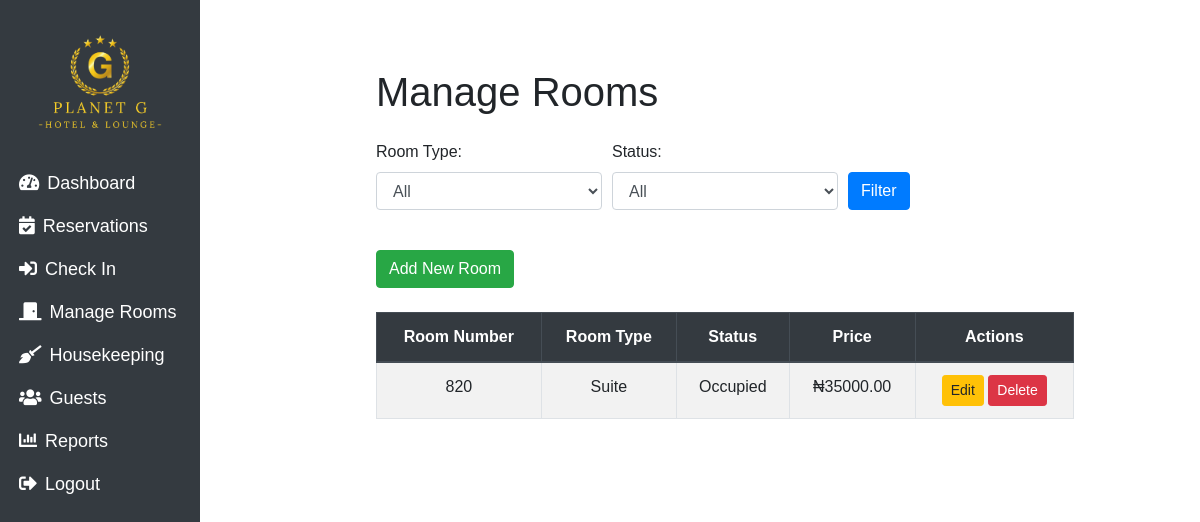
The app's page /rooms (signed in), older data.
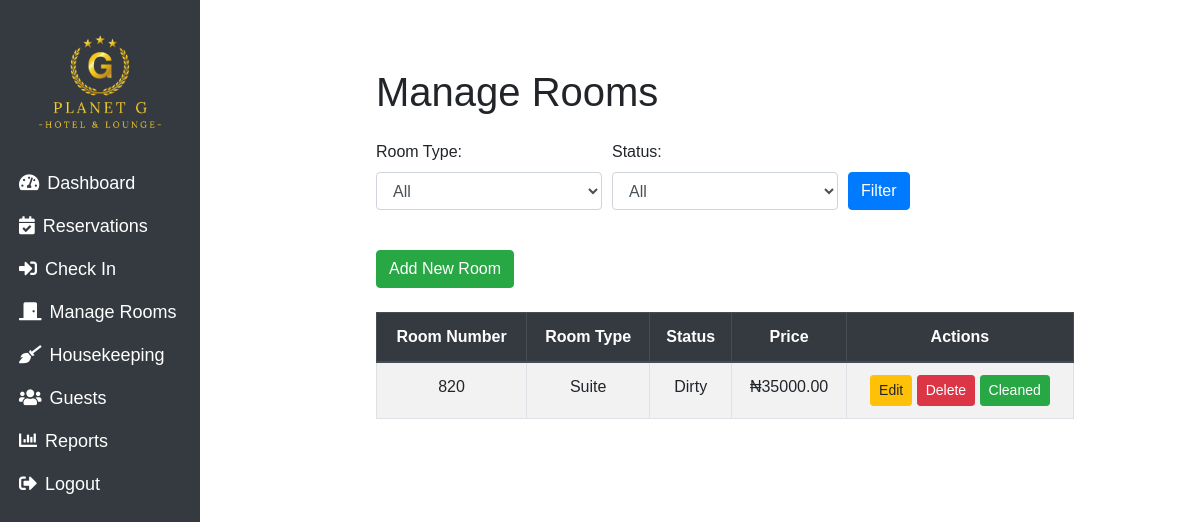
The same page, newer data.
### main.py (models this page shows, shortened)
class Room(db.Model):
    id = db.Column(db.Integer, primary_key=True)
    room_number = db.Column(db.String(50), unique=True, nullable=False)
    room_type = db.Column(db.String(50), nullable=False)
    status = db.Column(db.String(50), nullable=False)
    price = db.Column(db.Numeric(10, 2), nullable=False)  # Numeric type for price
    bookings = db.relationship('Booking', backref='room', lazy=True)
    reservations = db.relationship('Reservation', backref='room', lazy=True)

### main.py (the view)
@app.route('/rooms', methods=['GET', 'POST'])
@login_required
def manage_rooms():
    room_type = request.args.get('room_type', '')
    status = request.args.get('status', '')
    query = Room.query
    if room_type:
        query = query.filter_by(room_type=room_type)
    if status:
        query = query.filter_by(status=status)
    rooms = query.all()
    return render_template('manage_rooms.html', rooms=rooms, room_type=room_type, status=status)

### main.py (called while the page is built)
@login_manager.user_loader
def load_user(user_id):
    return User.query.get(int(user_id))

### templates/manage_rooms.html (shortened to what the changed rows need)
<!DOCTYPE html>
<html lang="en">
<head>
    <link rel="stylesheet" href="https://stackpath.bootstrapcdn.com/bootstrap/4.5.2/css/bootstrap.min.css">
    <link rel="stylesheet" href="/static/css/rooms.css" />
    <link rel="stylesheet" href="/static/css/dashboard.css" />
    <link href="https://cdnjs.cloudflare.com/ajax/libs/font-awesome/5.15.4/css/all.min.css" rel="stylesheet">
</head>
<body>
    <div class="content">
    <div class="container mt-5">
        <h1 class="mb-4">Manage Rooms</h1>
        <table class="table table-striped table-bordered">
            <thead class="thead-dark">
                <tr>
                    <th>Room Number</th>
                    <th>Room Type</th>
                    <th>Status</th>
                    <th>Price</th>
                    <th>Actions</th>
                </tr>
            </thead>
            <tbody>
                {% for room in rooms %}
                <tr>
                    <td>{{ room.room_number }}</td>
                    <td>{{ room.room_type }}</td>
                    <td>{{ room.status }}</td>
                    <td>₦{{ room.price }}</td>
                    <td>
                        <a href="{{ url_for('edit_room', room_id=room.id) }}" class="btn btn-warning btn-sm">Edit</a>
                        <form action="{{ url_for('delete_room', room_id=room.id) }}" method="POST" style="display:inline;">
                            <button type="submit" class="btn btn-danger btn-sm">Delete</button>
                        </form>
                        {% if room.status == 'Dirty' %}
                         <form action="{{ url_for('mark_room_clean', room_id=room.id) }}" method="POST" style="display:inline;">
                         <button type="submit" class="btn btn-success btn-sm">Cleaned</button>
                         </form>
                         {% endif %}
                    </td>
                </tr>
                {% endfor %}
            </tbody>
        </table>
    </div>
    </div>
</body>
</html>

Row changes from the older to the newer data that the page shows:
changed Room "Suite": status "Occupied" → "Dirty"; now shows "Cleaned"
